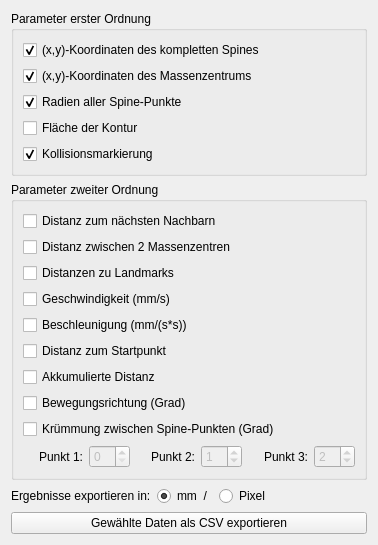
<?xml version="1.0" encoding="UTF-8"?>
<ui version="4.0">
 <class>ResultParameterForm</class>
 <widget class="QWidget" name="ResultParameterForm">
  <property name="geometry">
   <rect>
    <x>0</x>
    <y>0</y>
    <width>378</width>
    <height>498</height>
   </rect>
  </property>
  <property name="windowTitle">
   <string>Form</string>
  </property>
  <layout class="QVBoxLayout" name="verticalLayout">
   <item>
    <widget class="QGroupBox" name="firstOrderGroupBox">
     <property name="title">
      <string>Parameter erster Ordnung</string>
     </property>
     <layout class="QVBoxLayout" name="verticalLayout_2">
      <item>
       <widget class="QCheckBox" name="checkAllXY">
        <property name="text">
         <string>(x,y)-Koordinaten des kompletten Spines</string>
        </property>
        <property name="checked">
         <bool>true</bool>
        </property>
       </widget>
      </item>
      <item>
       <widget class="QCheckBox" name="checkMoment">
        <property name="text">
         <string>(x,y)-Koordinaten des Massenzentrums</string>
        </property>
        <property name="checked">
         <bool>true</bool>
        </property>
       </widget>
      </item>
      <item>
       <widget class="QCheckBox" name="checkRadia">
        <property name="text">
         <string>Radien aller Spine-Punkte</string>
        </property>
        <property name="checked">
         <bool>true</bool>
        </property>
       </widget>
      </item>
      <item>
       <widget class="QCheckBox" name="checkContourArea">
        <property name="text">
         <string>Fläche der Kontur</string>
        </property>
        <property name="checked">
         <bool>false</bool>
        </property>
       </widget>
      </item>
      <item>
       <widget class="QCheckBox" name="checkCollision">
        <property name="text">
         <string>Kollisionsmarkierung</string>
        </property>
        <property name="checked">
         <bool>true</bool>
        </property>
       </widget>
      </item>
     </layout>
    </widget>
   </item>
   <item>
    <widget class="QGroupBox" name="secondOrderGroupBox">
     <property name="title">
      <string>Parameter zweiter Ordnung</string>
     </property>
     <layout class="QVBoxLayout" name="verticalLayout_3">
      <item>
       <widget class="QCheckBox" name="checkNNDsitance">
        <property name="text">
         <string>Distanz zum nächsten Nachbarn</string>
        </property>
       </widget>
      </item>
      <item>
       <widget class="QCheckBox" name="checkDistMoment">
        <property name="text">
         <string>Distanz zwischen 2 Massenzentren</string>
        </property>
       </widget>
      </item>
      <item>
       <widget class="QCheckBox" name="checkDistLandmarks">
        <property name="text">
         <string>Distanzen zu Landmarks</string>
        </property>
       </widget>
      </item>
      <item>
       <widget class="QCheckBox" name="checkSpeed">
        <property name="text">
         <string>Geschwindigkeit (mm/s)</string>
        </property>
       </widget>
      </item>
      <item>
       <widget class="QCheckBox" name="checkAcc">
        <property name="text">
         <string>Beschleunigung (mm/(s*s))</string>
        </property>
       </widget>
      </item>
      <item>
       <widget class="QCheckBox" name="checkDist2Origin">
        <property name="text">
         <string>Distanz zum Startpunkt</string>
        </property>
       </widget>
      </item>
      <item>
       <widget class="QCheckBox" name="checkAccDist">
        <property name="text">
         <string>Akkumulierte Distanz</string>
        </property>
       </widget>
      </item>
      <item>
       <widget class="QCheckBox" name="checkDirection">
        <property name="text">
         <string>Bewegungsrichtung (Grad)</string>
        </property>
       </widget>
      </item>
      <item>
       <widget class="QCheckBox" name="checkThreePoints">
        <property name="text">
         <string>Krümmung zwischen Spine-Punkten (Grad)</string>
        </property>
       </widget>
      </item>
      <item>
       <layout class="QHBoxLayout" name="horizontalLayout_2">
        <property name="bottomMargin">
         <number>0</number>
        </property>
        <item>
         <spacer name="horizontalSpacer_2">
          <property name="orientation">
           <enum>Qt::Horizontal</enum>
          </property>
          <property name="sizeHint" stdset="0">
           <size>
            <width>40</width>
            <height>20</height>
           </size>
          </property>
         </spacer>
        </item>
        <item>
         <widget class="QLabel" name="label">
          <property name="text">
           <string>Punkt 1:</string>
          </property>
         </widget>
        </item>
        <item>
         <widget class="QSpinBox" name="spinP1">
          <property name="enabled">
           <bool>false</bool>
          </property>
          <property name="readOnly">
           <bool>false</bool>
          </property>
         </widget>
        </item>
        <item>
         <spacer name="horizontalSpacer_3">
          <property name="orientation">
           <enum>Qt::Horizontal</enum>
          </property>
          <property name="sizeHint" stdset="0">
           <size>
            <width>40</width>
            <height>20</height>
           </size>
          </property>
         </spacer>
        </item>
        <item>
         <widget class="QLabel" name="label_2">
          <property name="text">
           <string>Punkt 2:</string>
          </property>
         </widget>
        </item>
        <item>
         <widget class="QSpinBox" name="spinP2">
          <property name="enabled">
           <bool>false</bool>
          </property>
          <property name="value">
           <number>1</number>
          </property>
         </widget>
        </item>
        <item>
         <spacer name="horizontalSpacer_4">
          <property name="orientation">
           <enum>Qt::Horizontal</enum>
          </property>
          <property name="sizeHint" stdset="0">
           <size>
            <width>40</width>
            <height>20</height>
           </size>
          </property>
         </spacer>
        </item>
        <item>
         <widget class="QLabel" name="label_3">
          <property name="text">
           <string>Punkt 3:</string>
          </property>
         </widget>
        </item>
        <item>
         <widget class="QSpinBox" name="spinP3">
          <property name="enabled">
           <bool>false</bool>
          </property>
          <property name="value">
           <number>2</number>
          </property>
         </widget>
        </item>
       </layout>
      </item>
     </layout>
    </widget>
   </item>
   <item>
    <layout class="QHBoxLayout" name="horizontalLayout_7">
     <property name="topMargin">
      <number>0</number>
     </property>
     <item>
      <widget class="QLabel" name="label_4">
       <property name="text">
        <string>Ergebnisse exportieren in:</string>
       </property>
      </widget>
     </item>
     <item>
      <widget class="QRadioButton" name="radioInMM">
       <property name="text">
        <string>mm  /</string>
       </property>
       <property name="checked">
        <bool>true</bool>
       </property>
      </widget>
     </item>
     <item>
      <widget class="QRadioButton" name="radioButton_2">
       <property name="text">
        <string>Pixel </string>
       </property>
      </widget>
     </item>
     <item>
      <spacer name="horizontalSpacer">
       <property name="orientation">
        <enum>Qt::Horizontal</enum>
       </property>
       <property name="sizeHint" stdset="0">
        <size>
         <width>40</width>
         <height>20</height>
        </size>
       </property>
      </spacer>
     </item>
    </layout>
   </item>
   <item>
    <widget class="QPushButton" name="exportPushButton">
     <property name="text">
      <string>Gewählte Daten als CSV exportieren</string>
     </property>
     <property name="icon">
      <iconset resource="qttestvs10.qrc">
       <normaloff>:/QTTestVs10/save.png</normaloff>:/QTTestVs10/save.png</iconset>
     </property>
    </widget>
   </item>
   <item>
    <spacer name="verticalSpacer_4">
     <property name="orientation">
      <enum>Qt::Vertical</enum>
     </property>
     <property name="sizeHint" stdset="0">
      <size>
       <width>20</width>
       <height>40</height>
      </size>
     </property>
    </spacer>
   </item>
  </layout>
 </widget>
 <resources>
  <include location="qttestvs10.qrc"/>
 </resources>
 <connections/>
</ui>
